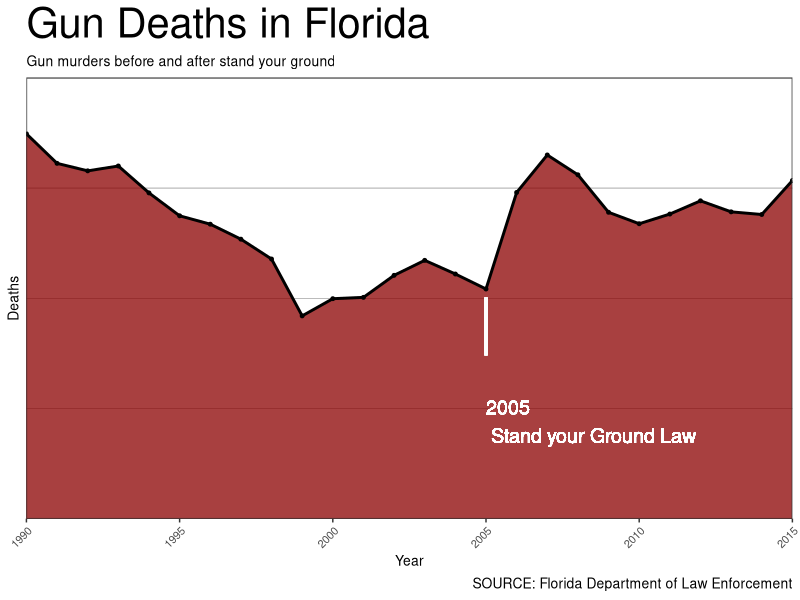

The R script that drew this image:
#INSTRUCTIONAL CODE FOR ETHICAL VISUALIZATIONS - DHSI
#CHRISTOPHER CHURCH / KATHERINE HEPWORTH
#Gun deaths in Florida - Example

#-----------------------------------------------------------------------------------------------
#VARIABLES for you to CHANGE
plottype = "scatter"          #What type of graph do you want (options: "scatter" or "bar")
inverse_y_scale = T           #SET TO T TO INVERT THE Y-AXIS, SET F TO NOT INVERT
inverse_coords = F            #SET TO T TO INVERT THE X AND Y AXES
label_stand_your_ground = T   #SET TO T TO PLACE A LABEL WHEN STAND YOUR GROUND BEGAN in 2005
draw_scatter_line = T         #setting for scatter plot, set to T to draw line
draw_scatter_points=T         #setting for scater plot, set to T to draw points
draw_scatter_fill = T         #setting for scatter plot, 
fill_color = "darkred"        #color to fill the area for both scatter and box, suggest="darkred"
fill_transparency = 0.75      #scale of 0 to 1 (suggest 0.75), for both scatter and box
x_min = 1990                  #minimum year to show on x axis, default = 1990
x_max = 2015                  #maximum year to show on x axis, default = 2015
y_min = 0                     #mimumum number of deaths to show on y axis, default is zero
y_max = 1000                  #maximum number of deaths to show on y axis, default is 1000
plot_title_size = 30          #how big do you want the size of the title font? , default is 10
plot_subtitle_size = 10       #how big do you want the size of the subtitle font?, default is 10
caption_size=10               #how big do you want the size of the caption font?, default is 10
text_size = 10                #how big do you want the size of the text (including axis values)?, default is 10
point_size = 1                #how big do you want the size of the size of the points?, default is 1
line_width = 1                #how big do you want the size of the line width?, default is 1
#VARIABLES FOR GRAPH LABELS
plot_title = "Gun Deaths in Florida"  #title of the Plot
plot_subtitle = "Gun murders before and after stand your ground"  #subtitle of plot
plot_caption = "SOURCE: Florida Department of Law Enforcement"
point_label = "2005\n Stand your Ground Law"
x_label = "Year"
y_label = "Deaths"
#-----------------------------------------------------------------------------------------------
#DATA FROM FLORIDA DEPARTMENT OF LAW ENFORCEMENT
deaths_by_year = c(873,806,789,800,739,687,668,634,589,460,499,502,552,586,555,521,740,825,780,695,669,691,721,696,690,767)
years = c(1990,1991,1992,1993,1994,1995,1996,1997,1998,1999,2000,2001,2002,2003,2004,2005,2006,2007,2008,2009,2010,2011,2012,2013,2014,2015)
df = do.call(rbind, Map(data.frame, YEAR=years, DEATHS=deaths_by_year))
#-----------------------------------------------------------------------------------------------
#GRAPH CODE
#------------------------------------------------------------------------------------------------
library(ggplot2)
#CREATE GRAPH
g <- ggplot(df,aes(x=YEAR,y=DEATHS))

if (plottype=="bar") {
#BAR CHART
g = g + geom_bar(stat="identity", fill=fill_color, alpha=fill_transparency)
} else if (plottype=="scatter") {
#SCATTERPLOT
if (draw_scatter_fill==T) {g = g + geom_ribbon(aes(ymin = y_min,ymax=DEATHS), fill=fill_color,alpha=fill_transparency)}
if (draw_scatter_line==T) {g = g + geom_line(size=line_width) }
if (draw_scatter_points==T) { g = g + geom_point(size=point_size) } 
} 
#SCALE 
g = g + coord_cartesian(ylim = c(y_min, y_max))
g = g + scale_x_continuous(limits = c(x_min,x_max),expand = c(0, 0))
if(inverse_y_scale==T) { g = g + scale_y_reverse(limits = c(y_max,0),expand = c(0, 0))
} else {g = g + scale_y_continuous(limits = c(0,y_max),expand = c(0, 0))}
#TITLES and LABELS
g = g + labs(title=plot_title,subtitle=plot_subtitle,caption=plot_caption)+xlab(x_label)+ylab(y_label)
deaths_syg = df$DEATHS[df$YEAR==2005]
if(label_stand_your_ground==T) {
  g = g + geom_text(data = df, aes(x = 2005, y = deaths_syg - 300, label = point_label),color="white",size=5,hjust=0)
  g = g + geom_segment(aes(x = 2005, y = deaths_syg-150, xend=2005, yend=deaths_syg-20),color="white",size=1)
}
#COLOR AND THEME
g = g + theme_bw() + theme(plot.title = element_text(size=plot_title_size),plot.subtitle = element_text(size=plot_subtitle_size),text = element_text(size=text_size),plot.caption=element_text(size=caption_size),axis.text.x = element_text(angle = 45, hjust = 1))
g = g + theme( panel.grid.major.x = element_blank(),panel.grid.minor.x = element_blank(),panel.grid.major.y = element_line( size=.1, color="black" ))
#COORD FLIP CHECK
if(inverse_coords==T) {g = g + coord_flip()}
g

